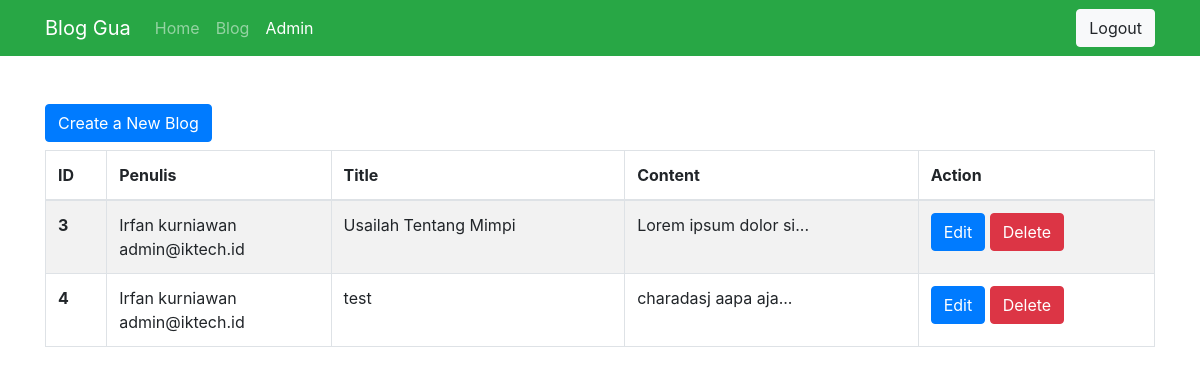
The app's page /admin/index.php (signed in) with its own data.
### tables this page shows
CREATE TABLE `blogs` (
  `id` int(11) NOT NULL,
  `user_id` int(11) NOT NULL,
  `title` varchar(255) NOT NULL,
  `content` text NOT NULL,
  `image` varchar(255) DEFAULT NULL,
  `created_at` timestamp NOT NULL DEFAULT current_timestamp()
);

CREATE TABLE `users` (
  `id` int(11) NOT NULL,
  `name` varchar(255) NOT NULL,
  `email` varchar(255) NOT NULL,
  `password` varchar(255) NOT NULL,
  `role` enum('admin','user') NOT NULL,
  `created_at` date NOT NULL DEFAULT current_timestamp()
);

### admin/index.php (the view, shortened to what this page needs)
<?php
	require '../connect.php';
    if (isset($_SESSION['status'])) {
        $status = $_SESSION['status'];
    } else {
        header('Location: /tcs_lesson/day-14/login.php');
	}
	$sql = "SELECT blogs.id, blogs.title, blogs.content, users.name, users.email FROM blogs INNER JOIN users ON blogs.user_id = users.id";
	$result = $conn->query($sql);
?>
<!DOCTYPE html>
<html lang="en">
<head>
    <link rel="stylesheet" href="https://cdnjs.cloudflare.com/ajax/libs/twitter-bootstrap/4.5.0/css/bootstrap.min.css">
</head>
<body>
    <nav class="navbar navbar-expand-lg navbar-dark bg-success">
        <div class="container">
            <a class="navbar-brand" href="#">Blog Gua</a>
            <div class="collapse navbar-collapse" id="navbarSupportedContent">
                <ul class="navbar-nav mr-auto">
                    <li class="nav-item">
                        <a class="nav-link" href="/tcs_lesson/day-14/">Home <span class="sr-only">(current)</span></a>
                    </li>
                    <li class="nav-item">
                        <a class="nav-link" href="/tcs_lesson/day-14/blog">Blog</a>
                    </li>
                    <li class="nav-item active">
                        <a class="nav-link" href="/tcs_lesson/day-14/admin">Admin</a>
                    </li>
                </ul>
                <?php
                    if ($status == 'login') { ?>
                        <form class="form-inline my-2 my-lg-0">
                            <a href="/logout.php" class="btn btn-light ml-2 my-2 my-sm-0">Logout</a>
                        </form>
                    <?php
                    }
                ?>
            </div>
        </div>
    </nav>
    <section class="py-5">
        <div class="container">
			<a href="../admin/create-blog.php" class="btn btn-primary mb-2">Create a New Blog</a>
            <table class="table table-bordered table-hover table-striped">
				<thead>
					<tr>
					<th scope="col">ID</th>
					<th scope="col">Penulis</th>
					<th scope="col">Title</th>
					<th scope="col">Content</th>
					<th scope="col">Action</th>
					</tr>
				</thead>
				<tbody>
					<?php
					while ($row = $result->fetch_assoc()) { ?>
							<tr>
								<th scope="row"><?php echo $row['id'] ?></th>
								<td>
                                    <?php echo $row['name'] ?> <br>
                                    <?php echo $row['email'] ?>
                                </td>
								<td><?php echo $row['title'] ?></td>
								<td><?php echo substr($row['content'], 0, 20) ?>...</td>
								<td>
									<a href="edit-blog.php?id=<?php echo $row['id'] ?>" class="btn btn-primary">Edit</a>
									<a href="delete-blog.php?id=<?php echo $row['id'] ?>" class="btn btn-danger">Delete</a>
								</td>
							</tr>
						<?php
					}
					?>
				</tbody>
				</table>
        </div>
    </section>
</body>
</html>

### records on screen
blogs: id "3", user.name "Irfan kurniawan", user.email "admin@iktech.id", title "Usailah Tentang Mimpi", content "Lorem ipsum dolor si"
blogs: id "4", user.name "Irfan kurniawan", user.email "admin@iktech.id", title "test", content "charadasj aapa aja"
